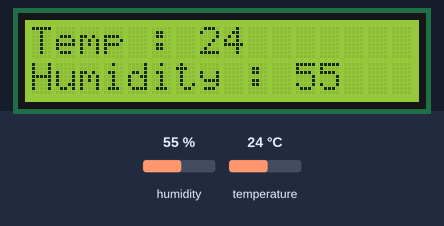
The sketch below on a simulated Arduino Uno, built with avr-gcc and run on an emulated ATmega328P. On the bench: 16×2 character LCD. Inputs (shaded band) come from the test bench; at power-on: humidity 55 %, temperature 24 °C.

Above: at 1.2 s.
1.3 s: humidity set to 22 %
At 3.1 s:
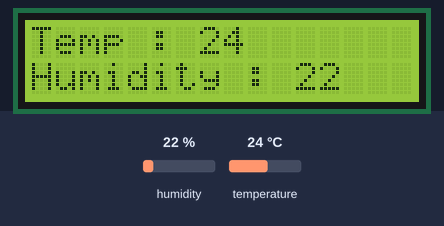
4.1 s: temperature set to 12 °C
At 4.9 s:
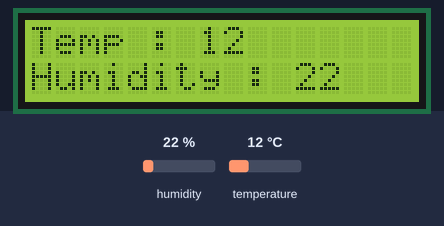
6.9 s: humidity set to 40 %
At 9.6 s:
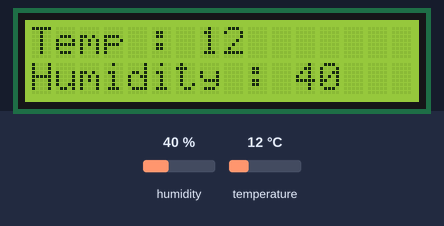
9.9 s: temperature set to 19 °C
At 11.6 s:
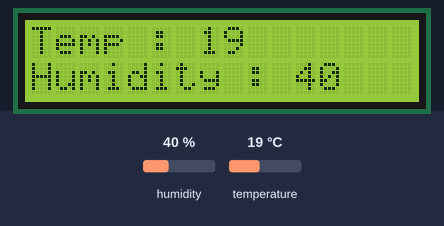
Timing chart, 0 to 13.1 s (numbered marks = the images above; inputs shaded):
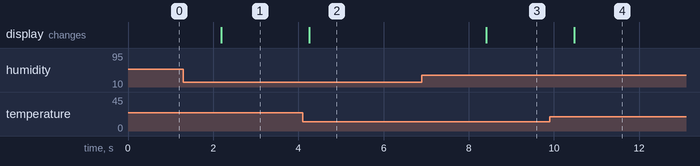

Measured:
- after the input at 1.3 s, the display: changes after 0.89 s (image 1)
- after the input at 4.1 s, the display: changes after 0.16 s (image 2)
- after the input at 6.9 s, the display: changes after 1.5 s (image 3)
- after the input at 9.9 s, the display: changes after 0.58 s (image 4)

The sketch:

DHT11_2.ino
```cpp
#include <DHT.h>
#include <Wire.h>
#include <hd44780.h>
#include <hd44780ioClass/hd44780_I2Cexp.h>

hd44780_I2Cexp mylcd;
DHT mydht(A1, DHT11);

void setup() {
  // put your setup code here, to run once:
  mylcd.init();
  mylcd.backlight();

  mydht.begin();
}

void loop() {
  // put your main code here, to run repeatedly:
  mylcd.clear();
  int temp = mydht.readTemperature();
  int humi = mydht.readHumidity();

  mylcd.setCursor(0,0);
  mylcd.print("Temp : ");
  mylcd.print(temp);
  mylcd.setCursor(0,1);
  mylcd.print("Humidity : ");
  mylcd.print(humi);

  delay(1000);
}
```
